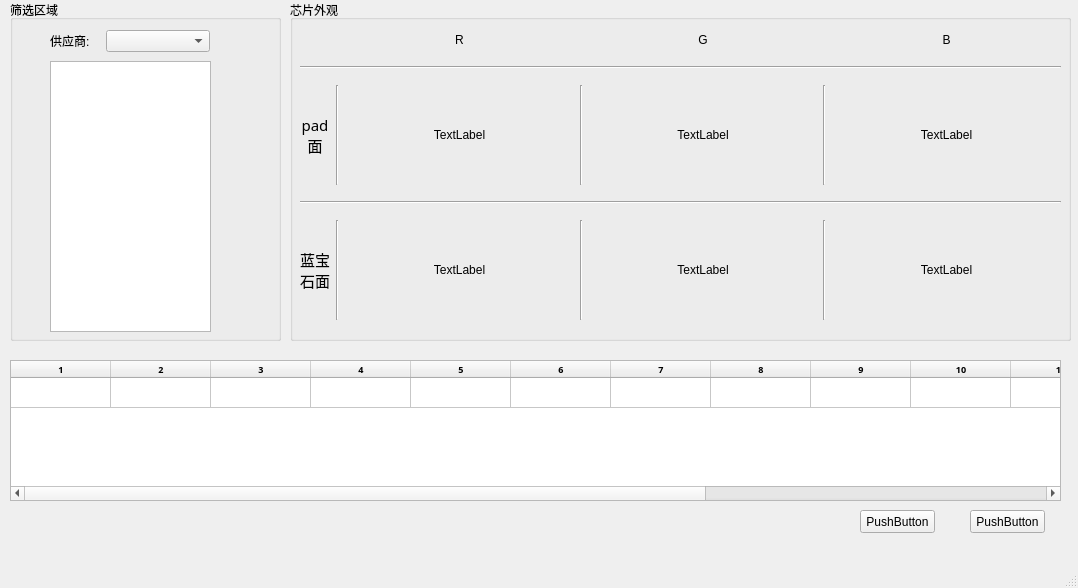
<?xml version="1.0" encoding="UTF-8"?>
<ui version="4.0">
 <class>MainWindow</class>
 <widget class="QMainWindow" name="MainWindow">
  <property name="geometry">
   <rect>
    <x>0</x>
    <y>0</y>
    <width>1078</width>
    <height>588</height>
   </rect>
  </property>
  <property name="sizePolicy">
   <sizepolicy hsizetype="Fixed" vsizetype="Fixed">
    <horstretch>0</horstretch>
    <verstretch>0</verstretch>
   </sizepolicy>
  </property>
  <property name="acceptDrops">
   <bool>true</bool>
  </property>
  <property name="windowTitle">
   <string>LED chip信息库</string>
  </property>
  <property name="layoutDirection">
   <enum>Qt::LeftToRight</enum>
  </property>
  <widget class="QWidget" name="centralwidget">
   <widget class="QGroupBox" name="groupBox">
    <property name="geometry">
     <rect>
      <x>290</x>
      <y>0</y>
      <width>781</width>
      <height>341</height>
     </rect>
    </property>
    <property name="title">
     <string>芯片外观</string>
    </property>
    <property name="flat">
     <bool>false</bool>
    </property>
    <widget class="QWidget" name="gridLayoutWidget">
     <property name="geometry">
      <rect>
       <x>10</x>
       <y>20</y>
       <width>761</width>
       <height>311</height>
      </rect>
     </property>
     <layout class="QGridLayout" name="gridLayout">
      <item row="2" column="2">
       <widget class="QLabel" name="label_4">
        <property name="minimumSize">
         <size>
          <width>0</width>
          <height>100</height>
         </size>
        </property>
        <property name="maximumSize">
         <size>
          <width>16777215</width>
          <height>100</height>
         </size>
        </property>
        <property name="text">
         <string>TextLabel</string>
        </property>
        <property name="alignment">
         <set>Qt::AlignCenter</set>
        </property>
       </widget>
      </item>
      <item row="2" column="5">
       <widget class="Line" name="line_6">
        <property name="orientation">
         <enum>Qt::Vertical</enum>
        </property>
       </widget>
      </item>
      <item row="4" column="4">
       <widget class="QLabel" name="label_10">
        <property name="minimumSize">
         <size>
          <width>0</width>
          <height>100</height>
         </size>
        </property>
        <property name="maximumSize">
         <size>
          <width>16777215</width>
          <height>100</height>
         </size>
        </property>
        <property name="text">
         <string>TextLabel</string>
        </property>
        <property name="alignment">
         <set>Qt::AlignCenter</set>
        </property>
       </widget>
      </item>
      <item row="4" column="6">
       <widget class="QLabel" name="label_9">
        <property name="minimumSize">
         <size>
          <width>0</width>
          <height>100</height>
         </size>
        </property>
        <property name="maximumSize">
         <size>
          <width>16777215</width>
          <height>100</height>
         </size>
        </property>
        <property name="text">
         <string>TextLabel</string>
        </property>
        <property name="alignment">
         <set>Qt::AlignCenter</set>
        </property>
       </widget>
      </item>
      <item row="0" column="2">
       <widget class="QLabel" name="label_2">
        <property name="minimumSize">
         <size>
          <width>0</width>
          <height>20</height>
         </size>
        </property>
        <property name="maximumSize">
         <size>
          <width>16777215</width>
          <height>20</height>
         </size>
        </property>
        <property name="text">
         <string>R</string>
        </property>
        <property name="alignment">
         <set>Qt::AlignCenter</set>
        </property>
       </widget>
      </item>
      <item row="3" column="0" colspan="7">
       <widget class="Line" name="line_3">
        <property name="orientation">
         <enum>Qt::Horizontal</enum>
        </property>
       </widget>
      </item>
      <item row="4" column="0">
       <widget class="QLabel" name="label_11">
        <property name="minimumSize">
         <size>
          <width>30</width>
          <height>0</height>
         </size>
        </property>
        <property name="maximumSize">
         <size>
          <width>30</width>
          <height>16777215</height>
         </size>
        </property>
        <property name="font">
         <font>
          <family>微软雅黑</family>
          <pointsize>11</pointsize>
         </font>
        </property>
        <property name="text">
         <string>蓝宝石面</string>
        </property>
        <property name="alignment">
         <set>Qt::AlignCenter</set>
        </property>
        <property name="wordWrap">
         <bool>true</bool>
        </property>
       </widget>
      </item>
      <item row="4" column="5">
       <widget class="Line" name="line_7">
        <property name="orientation">
         <enum>Qt::Vertical</enum>
        </property>
       </widget>
      </item>
      <item row="0" column="4">
       <widget class="QLabel" name="label">
        <property name="minimumSize">
         <size>
          <width>0</width>
          <height>20</height>
         </size>
        </property>
        <property name="maximumSize">
         <size>
          <width>16777215</width>
          <height>20</height>
         </size>
        </property>
        <property name="text">
         <string>G</string>
        </property>
        <property name="alignment">
         <set>Qt::AlignCenter</set>
        </property>
       </widget>
      </item>
      <item row="4" column="2">
       <widget class="QLabel" name="label_8">
        <property name="minimumSize">
         <size>
          <width>0</width>
          <height>100</height>
         </size>
        </property>
        <property name="maximumSize">
         <size>
          <width>16777215</width>
          <height>100</height>
         </size>
        </property>
        <property name="text">
         <string>TextLabel</string>
        </property>
        <property name="alignment">
         <set>Qt::AlignCenter</set>
        </property>
       </widget>
      </item>
      <item row="2" column="0">
       <widget class="QLabel" name="label_7">
        <property name="minimumSize">
         <size>
          <width>30</width>
          <height>0</height>
         </size>
        </property>
        <property name="maximumSize">
         <size>
          <width>30</width>
          <height>16777215</height>
         </size>
        </property>
        <property name="font">
         <font>
          <family>微软雅黑</family>
          <pointsize>11</pointsize>
         </font>
        </property>
        <property name="text">
         <string>pad面</string>
        </property>
        <property name="alignment">
         <set>Qt::AlignCenter</set>
        </property>
        <property name="wordWrap">
         <bool>true</bool>
        </property>
       </widget>
      </item>
      <item row="2" column="4">
       <widget class="QLabel" name="label_5">
        <property name="minimumSize">
         <size>
          <width>0</width>
          <height>100</height>
         </size>
        </property>
        <property name="maximumSize">
         <size>
          <width>16777215</width>
          <height>100</height>
         </size>
        </property>
        <property name="text">
         <string>TextLabel</string>
        </property>
        <property name="alignment">
         <set>Qt::AlignCenter</set>
        </property>
       </widget>
      </item>
      <item row="4" column="3">
       <widget class="Line" name="line_5">
        <property name="orientation">
         <enum>Qt::Vertical</enum>
        </property>
       </widget>
      </item>
      <item row="2" column="6">
       <widget class="QLabel" name="label_6">
        <property name="minimumSize">
         <size>
          <width>0</width>
          <height>100</height>
         </size>
        </property>
        <property name="maximumSize">
         <size>
          <width>16777215</width>
          <height>100</height>
         </size>
        </property>
        <property name="text">
         <string>TextLabel</string>
        </property>
        <property name="alignment">
         <set>Qt::AlignCenter</set>
        </property>
       </widget>
      </item>
      <item row="0" column="6">
       <widget class="QLabel" name="label_3">
        <property name="minimumSize">
         <size>
          <width>0</width>
          <height>20</height>
         </size>
        </property>
        <property name="maximumSize">
         <size>
          <width>16777215</width>
          <height>20</height>
         </size>
        </property>
        <property name="text">
         <string>B</string>
        </property>
        <property name="alignment">
         <set>Qt::AlignCenter</set>
        </property>
       </widget>
      </item>
      <item row="1" column="0" colspan="7">
       <widget class="Line" name="line">
        <property name="orientation">
         <enum>Qt::Horizontal</enum>
        </property>
       </widget>
      </item>
      <item row="2" column="3">
       <widget class="Line" name="line_4">
        <property name="orientation">
         <enum>Qt::Vertical</enum>
        </property>
       </widget>
      </item>
      <item row="2" column="1">
       <widget class="Line" name="line_8">
        <property name="orientation">
         <enum>Qt::Vertical</enum>
        </property>
       </widget>
      </item>
      <item row="4" column="1">
       <widget class="Line" name="line_9">
        <property name="orientation">
         <enum>Qt::Vertical</enum>
        </property>
       </widget>
      </item>
     </layout>
    </widget>
   </widget>
   <widget class="QGroupBox" name="groupBox_2">
    <property name="geometry">
     <rect>
      <x>10</x>
      <y>0</y>
      <width>271</width>
      <height>341</height>
     </rect>
    </property>
    <property name="title">
     <string>筛选区域</string>
    </property>
    <widget class="QWidget" name="formLayoutWidget">
     <property name="geometry">
      <rect>
       <x>40</x>
       <y>30</y>
       <width>160</width>
       <height>22</height>
      </rect>
     </property>
     <layout class="QFormLayout" name="formLayout">
      <item row="0" column="0">
       <widget class="QLabel" name="label_12">
        <property name="minimumSize">
         <size>
          <width>50</width>
          <height>0</height>
         </size>
        </property>
        <property name="text">
         <string>供应商:</string>
        </property>
       </widget>
      </item>
      <item row="0" column="1">
       <widget class="QComboBox" name="comboBox"/>
      </item>
     </layout>
    </widget>
    <widget class="QListWidget" name="listWidget">
     <property name="geometry">
      <rect>
       <x>40</x>
       <y>61</y>
       <width>161</width>
       <height>271</height>
      </rect>
     </property>
    </widget>
   </widget>
   <widget class="QPushButton" name="pushButton">
    <property name="geometry">
     <rect>
      <x>860</x>
      <y>510</y>
      <width>75</width>
      <height>23</height>
     </rect>
    </property>
    <property name="text">
     <string>PushButton</string>
    </property>
   </widget>
   <widget class="QPushButton" name="pushButton_2">
    <property name="geometry">
     <rect>
      <x>970</x>
      <y>510</y>
      <width>75</width>
      <height>23</height>
     </rect>
    </property>
    <property name="text">
     <string>PushButton</string>
    </property>
   </widget>
   <widget class="QTableWidget" name="tableWidget">
    <property name="geometry">
     <rect>
      <x>10</x>
      <y>360</y>
      <width>1051</width>
      <height>141</height>
     </rect>
    </property>
    <property name="font">
     <font>
      <family>微软雅黑</family>
      <pointsize>7</pointsize>
      <weight>75</weight>
      <bold>true</bold>
     </font>
    </property>
    <property name="layoutDirection">
     <enum>Qt::LeftToRight</enum>
    </property>
    <property name="sizeAdjustPolicy">
     <enum>QAbstractScrollArea::AdjustIgnored</enum>
    </property>
    <property name="autoScroll">
     <bool>true</bool>
    </property>
    <property name="textElideMode">
     <enum>Qt::ElideLeft</enum>
    </property>
    <property name="showGrid">
     <bool>true</bool>
    </property>
    <property name="gridStyle">
     <enum>Qt::SolidLine</enum>
    </property>
    <property name="sortingEnabled">
     <bool>false</bool>
    </property>
    <property name="wordWrap">
     <bool>true</bool>
    </property>
    <property name="rowCount">
     <number>1</number>
    </property>
    <property name="columnCount">
     <number>15</number>
    </property>
    <attribute name="horizontalHeaderVisible">
     <bool>true</bool>
    </attribute>
    <attribute name="horizontalHeaderCascadingSectionResizes">
     <bool>true</bool>
    </attribute>
    <attribute name="horizontalHeaderShowSortIndicator" stdset="0">
     <bool>false</bool>
    </attribute>
    <attribute name="horizontalHeaderStretchLastSection">
     <bool>false</bool>
    </attribute>
    <attribute name="verticalHeaderVisible">
     <bool>false</bool>
    </attribute>
    <attribute name="verticalHeaderCascadingSectionResizes">
     <bool>false</bool>
    </attribute>
    <row/>
    <column/>
    <column/>
    <column/>
    <column/>
    <column/>
    <column/>
    <column/>
    <column/>
    <column/>
    <column/>
    <column/>
    <column/>
    <column/>
    <column/>
    <column/>
   </widget>
  </widget>
  <widget class="QMenuBar" name="menubar">
   <property name="geometry">
    <rect>
     <x>0</x>
     <y>0</y>
     <width>1078</width>
     <height>23</height>
    </rect>
   </property>
  </widget>
  <widget class="QStatusBar" name="statusbar"/>
 </widget>
 <resources/>
 <connections>
  <connection>
   <sender>pushButton_2</sender>
   <signal>clicked()</signal>
   <receiver>MainWindow</receiver>
   <slot>hide()</slot>
   <hints>
    <hint type="sourcelabel">
     <x>997</x>
     <y>545</y>
    </hint>
    <hint type="destinationlabel">
     <x>751</x>
     <y>552</y>
    </hint>
   </hints>
  </connection>
 </connections>
</ui>
